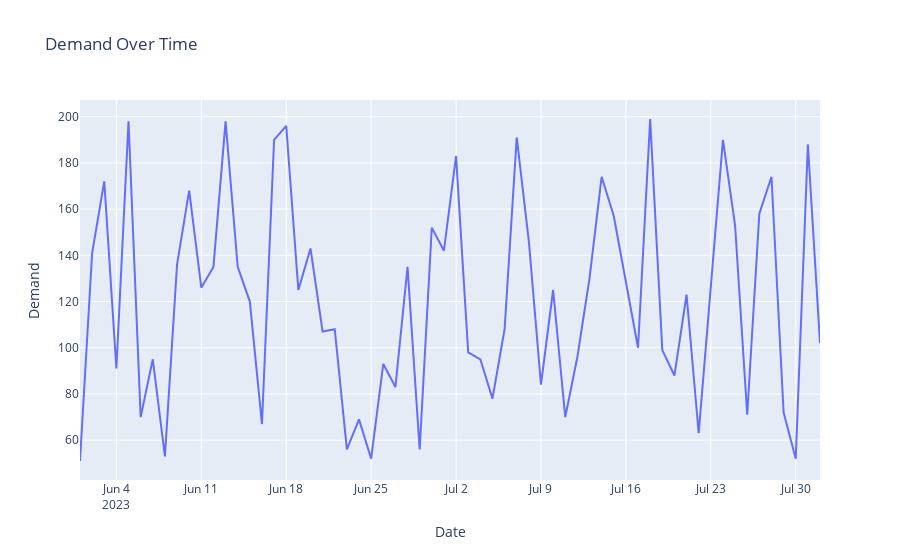

This figure's notebook cell:
### Code cell
# Demand over time visualization with Plotly.express

fig_Demand = px.line(df, x='Date', y='Demand', title='Demand Over Time')
fig_Demand.show()

### Figure 1 — Plotly figure (JSON) as saved in the notebook; plotly's stock layout.template omitted (floating-point values rounded to 4 significant figures)
{"data": [{"hovertemplate": "Date=%{x}<br>Demand=%{y}<extra></extra>", "legendgroup": "", "line": {"color": "#636efa", "dash": "solid"}, "marker": {"symbol": "circle"}, "mode": "lines", "name": "", "orientation": "v", "showlegend": false, "type": "scatter", "x": ["2023-06-01", "2023-06-02", "2023-06-03", "2023-06-04", "2023-06-05", "2023-06-06", "2023-06-07", "2023-06-08", "2023-06-09", "2023-06-10", "2023-06-11", "2023-06-12", "2023-06-13", "2023-06-14", "2023-06-15", "2023-06-16", "2023-06-17", "2023-06-18", "2023-06-19", "2023-06-20", "2023-06-21", "2023-06-22", "2023-06-23", "2023-06-24", "2023-06-25", "2023-06-26", "2023-06-27", "2023-06-28", "2023-06-29", "2023-06-30", "2023-07-01", "2023-07-02", "2023-07-03", "2023-07-04", "2023-07-05", "2023-07-06", "2023-07-07", "2023-07-08", "2023-07-09", "2023-07-10", "2023-07-11", "2023-07-12", "2023-07-13", "2023-07-14", "2023-07-15", "2023-07-16", "2023-07-17", "2023-07-18", "2023-07-19", "2023-07-20", "2023-07-21", "2023-07-22", "2023-07-23", "2023-07-24", "2023-07-25", "2023-07-26", "2023-07-27", "2023-07-28", "2023-07-29", "2023-07-30", "2023-07-31", "2023-08-01"], "xaxis": "x", "y": [51, 141, 172, 91, 198, 70, 95, 53, 136, 168, 126, 135, 198, 135, 120, 67, 190, 196, 125, 143, 107, 108, 56, 69, 52, 93, 83, 135, 56, 152, 142, 183, 98, 95, 78, 108, 191, 146, 84, 125, 70, 96, 130, 174, 157, 128, 100, 199, 99, 88, 123, 63, 126, 190, 153, 71, 158, 174, 72, 52, 188, 102], "yaxis": "y"}], "layout": {"legend": {"tracegroupgap": 0}, "title": {"text": "Demand Over Time"}, "xaxis": {"anchor": "y", "domain": [0, 1], "title": {"text": "Date"}}, "yaxis": {"anchor": "x", "domain": [0, 1], "title": {"text": "Demand"}}}}
